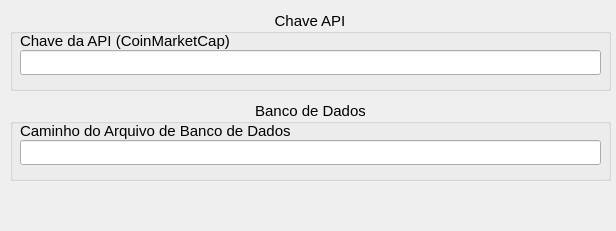
<?xml version="1.0" encoding="UTF-8"?>
<ui version="4.0">
 <class>Dialog</class>
 <widget class="QDialog" name="Dialog">
  <property name="geometry">
   <rect>
    <x>0</x>
    <y>0</y>
    <width>616</width>
    <height>231</height>
   </rect>
  </property>
  <property name="sizePolicy">
   <sizepolicy hsizetype="Preferred" vsizetype="Preferred">
    <horstretch>0</horstretch>
    <verstretch>0</verstretch>
   </sizepolicy>
  </property>
  <property name="minimumSize">
   <size>
    <width>0</width>
    <height>0</height>
   </size>
  </property>
  <property name="maximumSize">
   <size>
    <width>16777215</width>
    <height>16777215</height>
   </size>
  </property>
  <property name="font">
   <font>
    <pointsize>11</pointsize>
   </font>
  </property>
  <property name="windowTitle">
   <string>Configurações</string>
  </property>
  <property name="modal">
   <bool>true</bool>
  </property>
  <widget class="QPushButton" name="pushButton_SALVAR">
   <property name="enabled">
    <bool>false</bool>
   </property>
   <property name="geometry">
    <rect>
     <x>580</x>
     <y>190</y>
     <width>31</width>
     <height>31</height>
    </rect>
   </property>
   <property name="cursor">
    <cursorShape>PointingHandCursor</cursorShape>
   </property>
   <property name="styleSheet">
    <string notr="true">QPushButton {
	border: 1px solid rgb(240, 240, 240);
}

QPushButton:hover {
	border: 1px solid rgb(45, 204, 112);
}

QPushButton:pressed {
	border: 1px solid rgb(0, 255, 0);
}</string>
   </property>
   <property name="text">
    <string/>
   </property>
   <property name="icon">
    <iconset>
     <normaloff>../images/sim.png</normaloff>../images/sim.png</iconset>
   </property>
   <property name="iconSize">
    <size>
     <width>32</width>
     <height>32</height>
    </size>
   </property>
   <property name="shortcut">
    <string>Enter</string>
   </property>
  </widget>
  <widget class="QPushButton" name="pushButton_CANCELA">
   <property name="geometry">
    <rect>
     <x>540</x>
     <y>190</y>
     <width>31</width>
     <height>31</height>
    </rect>
   </property>
   <property name="cursor">
    <cursorShape>PointingHandCursor</cursorShape>
   </property>
   <property name="styleSheet">
    <string notr="true">QPushButton {
	border: 1px solid rgb(240, 240, 240);
}

QPushButton:hover {
	border: 1px solid rgb(186, 0, 0);
}

QPushButton:pressed {
	border: 1px solid rgb(255, 0, 0);
}</string>
   </property>
   <property name="text">
    <string/>
   </property>
   <property name="icon">
    <iconset>
     <normaloff>../images/nao.png</normaloff>../images/nao.png</iconset>
   </property>
   <property name="iconSize">
    <size>
     <width>32</width>
     <height>32</height>
    </size>
   </property>
   <property name="shortcut">
    <string>Esc</string>
   </property>
  </widget>
  <widget class="QGroupBox" name="groupBox">
   <property name="geometry">
    <rect>
     <x>10</x>
     <y>10</y>
     <width>601</width>
     <height>81</height>
    </rect>
   </property>
   <property name="title">
    <string>Chave API</string>
   </property>
   <property name="alignment">
    <set>Qt::AlignCenter</set>
   </property>
   <widget class="QLineEdit" name="lineEdit_4">
    <property name="geometry">
     <rect>
      <x>10</x>
      <y>40</y>
      <width>581</width>
      <height>25</height>
     </rect>
    </property>
    <property name="styleSheet">
     <string notr="true">QLineEdit:focus {
	border: 2px solid rgb(0, 85, 255);
	background-color: rgb(255, 255, 231);
}</string>
    </property>
   </widget>
   <widget class="QLabel" name="label">
    <property name="geometry">
     <rect>
      <x>10</x>
      <y>20</y>
      <width>211</width>
      <height>21</height>
     </rect>
    </property>
    <property name="text">
     <string>Chave da API (CoinMarketCap)</string>
    </property>
   </widget>
  </widget>
  <widget class="QGroupBox" name="groupBox_2">
   <property name="geometry">
    <rect>
     <x>10</x>
     <y>100</y>
     <width>601</width>
     <height>81</height>
    </rect>
   </property>
   <property name="title">
    <string>Banco de Dados</string>
   </property>
   <property name="alignment">
    <set>Qt::AlignCenter</set>
   </property>
   <widget class="QLineEdit" name="lineEdit_5">
    <property name="geometry">
     <rect>
      <x>10</x>
      <y>40</y>
      <width>581</width>
      <height>25</height>
     </rect>
    </property>
    <property name="styleSheet">
     <string notr="true">QLineEdit:focus {
	border: 2px solid rgb(0, 85, 255);
	background-color: rgb(255, 255, 231);
}</string>
    </property>
   </widget>
   <widget class="QPushButton" name="pushButton">
    <property name="geometry">
     <rect>
      <x>570</x>
      <y>42</y>
      <width>20</width>
      <height>20</height>
     </rect>
    </property>
    <property name="cursor">
     <cursorShape>PointingHandCursor</cursorShape>
    </property>
    <property name="styleSheet">
     <string notr="true">QPushButton {
	border: 1px solid rgb(255, 255, 255);
}

QPushButton:hover {
	border: 1px solid rgb(0, 0, 255);
}

QPushButton:pressed {
	border: 1px solid rgb(255, 255, 0);
}</string>
    </property>
    <property name="text">
     <string/>
    </property>
    <property name="icon">
     <iconset>
      <normaloff>../images/paste.png</normaloff>../images/paste.png</iconset>
    </property>
    <property name="iconSize">
     <size>
      <width>16</width>
      <height>16</height>
     </size>
    </property>
    <property name="shortcut">
     <string>F1</string>
    </property>
   </widget>
   <widget class="QLabel" name="label_2">
    <property name="geometry">
     <rect>
      <x>10</x>
      <y>20</y>
      <width>281</width>
      <height>21</height>
     </rect>
    </property>
    <property name="text">
     <string>Caminho do Arquivo de Banco de Dados</string>
    </property>
   </widget>
  </widget>
 </widget>
 <tabstops>
  <tabstop>pushButton_SALVAR</tabstop>
  <tabstop>pushButton_CANCELA</tabstop>
 </tabstops>
 <resources/>
 <connections/>
</ui>
